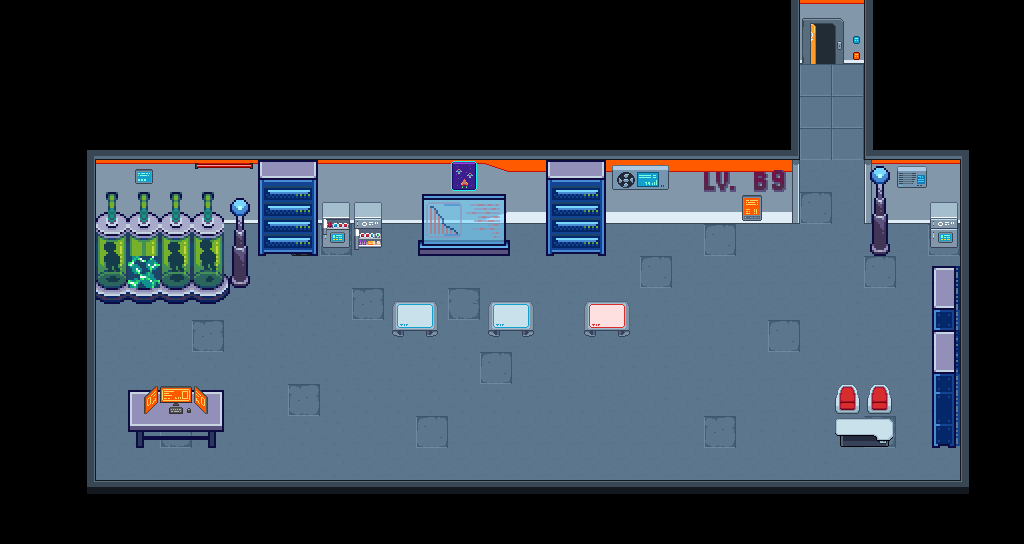

This is a level from a 2D game, rendered from its Tiled map with the project's own tilesets. A one-line summary and the map file follow, with tile-layer data summarised:
An orthogonal 32x17 tile map with 32x32 px tiles, 6 tile layers (Tile Layer 1, arriba, Tile Layer 3, Tile Layer 4, ...), 3 hidden layers not drawn, 2 tilesets and 34 objects.

<map version="1.10" tiledversion="1.11.2" orientation="orthogonal" renderorder="right-down" width="32" height="17" tilewidth="32" tileheight="32" infinite="0" nextlayerid="18" nextobjectid="65">
 <editorsettings>
  <export target="hub.csv" format="csv" />
 </editorsettings>
 <tileset firstgid="1" source="../pixel_cyberpunk_interior_free_1.0.1/pixel-cyberpunk-interior.tsx" />
 <tileset firstgid="232" source="../tiles_laboratory_LandOfPixels/tilesStuff.tsx" />
 <objectgroup id="13" name="spawn_blob">
  <object id="55" x="509.333" y="280">
   <point />
  </object>
 </objectgroup>
 <layer id="1" name="Tile Layer 1" width="32" height="17">
  <data>[544 cells, 7 non-empty, 4 distinct tile ids]</data>
 </layer>
 <layer id="2" name="arriba" width="32" height="17">
  <data>[544 cells, 5 non-empty, 5 distinct tile ids]</data>
 </layer>
 <layer id="3" name="Tile Layer 3" width="32" height="17">
  <data>[544 cells, 361 non-empty, 25 distinct tile ids]</data>
 </layer>
 <layer id="4" name="Tile Layer 4" width="32" height="17">
  <data>[544 cells, 63 non-empty, 46 distinct tile ids]</data>
 </layer>
 <layer id="5" name="5" width="32" height="17">
  <data>[544 cells, 38 non-empty, 27 distinct tile ids]</data>
 </layer>
 <layer id="6" name="6" width="32" height="17">
  <data>[544 cells, 7 non-empty, 7 distinct tile ids]</data>
 </layer>
 <objectgroup id="10" name="spawn_point">
  <object id="25" x="144.596" y="300.693">
   <point />
  </object>
 </objectgroup>
 <objectgroup id="11" name="puerta">
  <object id="24" x="825.698" y="45.0449">
   <point />
  </object>
 </objectgroup>
 <objectgroup id="14" name="spawn_mejoras">
  <object id="59" x="414" y="311.75">
   <point />
  </object>
  <object id="60" x="509.75" y="310.75">
   <point />
  </object>
  <object id="61" x="606.5" y="311.5">
   <point />
  </object>
 </objectgroup>
 <layer id="15" name="seleccion_tienda1" width="32" height="17" visible="0">
  <data>[544 cells, 4 non-empty, 4 distinct tile ids]</data>
 </layer>
 <layer id="16" name="seleccion_tienda2" width="32" height="17" visible="0">
  <data>[544 cells, 4 non-empty, 4 distinct tile ids]</data>
 </layer>
 <layer id="17" name="seleccion_tienda3" width="32" height="17" visible="0">
  <data>[544 cells, 4 non-empty, 4 distinct tile ids]</data>
 </layer>
 <objectgroup id="12" name="hitbox_fondo">
  <object id="26" x="864.288" y="1.64313" width="141.309" height="220.18" />
  <object id="28" x="960.667" y="152" width="58" height="362.667" />
  <object id="29" x="72" y="482" width="901" height="50">
   <polygon points="0,0 901,0 901,50 0,50" />
  </object>
  <object id="30" x="61.5" y="140.5" width="33.5" height="355.5" />
  <object id="31" x="83.3333" y="4" width="716" height="220" />
  <object id="32" x="842.818" y="1.33333" width="22.5152" height="63.3333" />
  <object id="33" x="258.667" y="191.333" width="57.3333" height="65.3333" />
  <object id="34" x="314.667" y="196.667" width="66" height="50.6667" />
  <object id="35" x="418.667" y="194.667" width="91.3333" height="60.6667" />
  <object id="36" x="546.667" y="170.667" width="58.6667" height="85.3333" />
  <object id="37" x="583.333" y="302" width="46.6667" height="34.6667" />
  <object id="38" x="486" y="300" width="49.3333" height="37.3333" />
  <object id="39" x="389.333" y="300.667" width="50.6667" height="36.6667" />
  <object id="40" x="228" y="194.667" width="20.6667" height="91.3333" />
  <object id="41" x="128.667" y="389.333" width="94.6667" height="58.6667" />
  <object id="42" x="836.667" y="419.333" width="56.6667" height="27.3333" />
  <object id="43" x="930.667" y="203.333" width="29.3333" height="42.6667" />
  <object id="44" x="869.333" y="164" width="22" height="91.3333" />
  <object id="46" x="80.1818" y="479.273" width="253.818" height="16.9091" />
  <object id="47" x="334.5" y="480" width="392" height="22" />
  <object id="48" x="726" y="480" width="246.333" height="24" />
  <object id="50" x="92.5" y="200.5" width="34" height="82" />
  <object id="51" x="110.5" y="215" width="127" height="40" />
  <object id="52" x="161" y="239" width="77" height="47.5" />
  <object id="53" x="331.75" y="479.625" width="635.938" height="12.625" />
  <object id="54" x="931.667" y="266" width="55.3333" height="181.667" />
  <object id="62" x="791.5" y="-3.75" width="65.25" height="30.5" />
  <object id="63" x="790" y="-0.666667" width="13.0909" height="64.6667" />
 </objectgroup>
</map>
